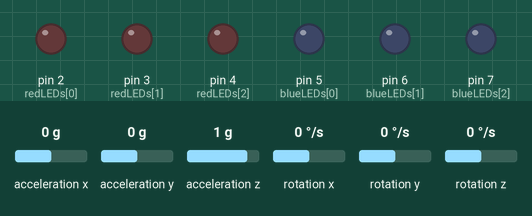
The sketch below on a simulated Arduino Uno, built with avr-gcc and run on an emulated ATmega328P. Parts: output pins drawn as LEDs (lit = HIGH). The test bench sets the inputs (shaded band); at power-on: acceleration y 0 g, acceleration z 1 g, acceleration x 0 g, rotation x 0 °/s, rotation y 0 °/s, rotation z 0 °/s. What the sketch prints to the serial monitor is not drawn.

Above: at 1.2 s.
1.3 s: acceleration y set to -1.4 g
At 2.0 s:
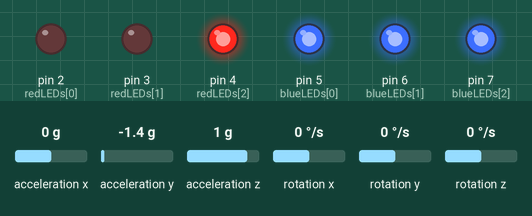
2.8 s: acceleration z set to 0.7 g
At 3.8 s:
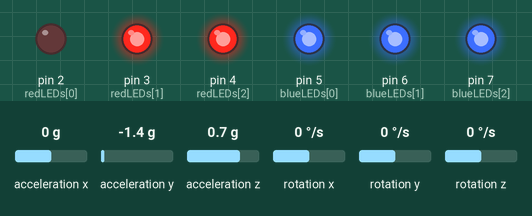
4.3 s: acceleration y set to -1.1 g
At 5.2 s:
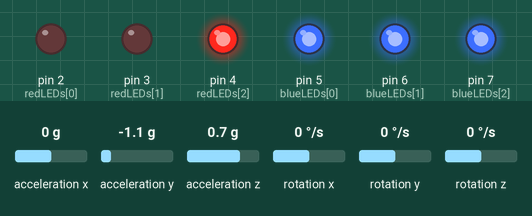
5.8 s: acceleration z set to 0.5 g
At 7.0 s:
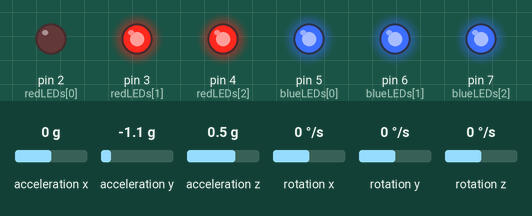
7.3 s: acceleration y set to 0.8 g
At 7.6 s:
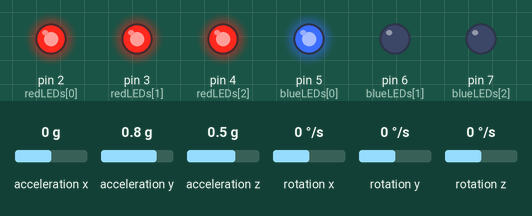
8.8 s: acceleration z set to -1.4 g
At 10.2 s:
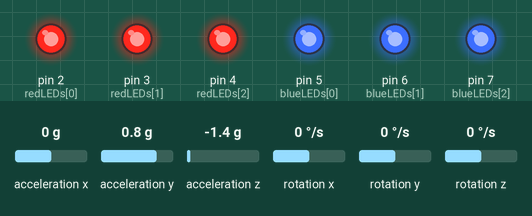
Timing chart, 0 to 11.3 s (numbered marks = the images above; inputs shaded):
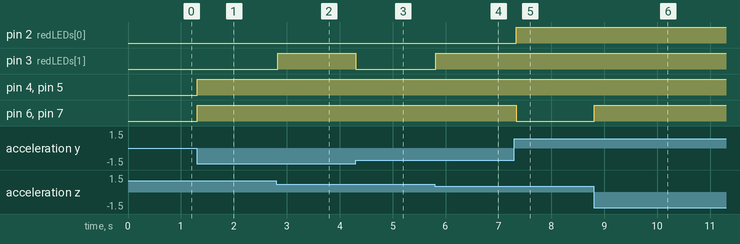

Measured:
- the behaviour switches between 0.9 and 0.8 g on acceleration z (found by bisection; images 1 and 2)
- the behaviour switches between -1.3 and -1.2 g on acceleration y (found by bisection; images 2 and 3)
- the behaviour switches between 0.7 and 0.6 g on acceleration z (found by bisection; images 3 and 4)
- after the input at 1.3 s, pin 4 (redLEDs[2]), pin 5 (blueLEDs[0]), pin 6 (blueLEDs[1]), pin 7 (blueLEDs[2]): LOW → HIGH at once
- after the input at 2.8 s, pin 3 (redLEDs[1]): LOW → HIGH at once
- after the input at 4.3 s, pin 3 (redLEDs[1]): HIGH → LOW at once
- after the input at 5.8 s, pin 3 (redLEDs[1]): LOW → HIGH at once
- after the input at 7.3 s, pin 2 (redLEDs[0]): LOW → HIGH at once; pin 6 (blueLEDs[1]), pin 7 (blueLEDs[2]): HIGH → LOW at once
- after the input at 8.8 s, pin 6 (blueLEDs[1]), pin 7 (blueLEDs[2]): LOW → HIGH at once

The sketch:

Gyro_leds.ino
```cpp
#include <Wire.h>
#include <MPU6050.h>

MPU6050 mpu;

const int redLEDs[] = {2, 3, 4};
const int blueLEDs[] = {5, 6, 7};

float angle;

void setup() {

  Serial.begin(9600);
  Wire.begin();

  mpu.initialize();

  if (!mpu.testConnection()) {
    Serial.println("MPU6050 Connection Failed!");
    while (1);
  }

  for (int i = 0; i < 3; i++) {
    pinMode(redLEDs[i], OUTPUT);
    pinMode(blueLEDs[i], OUTPUT);
  }

  allOff();

  Serial.println("Gyroscope LED Flow Started");
}

void loop() {

  int16_t ax, ay, az;

  mpu.getAcceleration(&ax, &ay, &az);

  angle = atan2((float)ay, (float)az) * 180 / PI;

  allOff();

  // Tilt Right
  if (angle > 5 && angle <= 15) {

    digitalWrite(redLEDs[0], HIGH);

  }

  else if (angle > 15 && angle <= 30) {

    digitalWrite(redLEDs[0], HIGH);
    digitalWrite(redLEDs[1], HIGH);

  }

  else if (angle > 30 && angle <= 45) {

    digitalWrite(redLEDs[0], HIGH);
    digitalWrite(redLEDs[1], HIGH);
    digitalWrite(redLEDs[2], HIGH);

  }

  else if (angle > 45 && angle <= 60) {

    digitalWrite(redLEDs[0], HIGH);
    digitalWrite(redLEDs[1], HIGH);
    digitalWrite(redLEDs[2], HIGH);
    digitalWrite(blueLEDs[0], HIGH);

  }

  else if (angle > 60 && angle <= 75) {

    digitalWrite(redLEDs[0], HIGH);
    digitalWrite(redLEDs[1], HIGH);
    digitalWrite(redLEDs[2], HIGH);
    digitalWrite(blueLEDs[0], HIGH);
    digitalWrite(blueLEDs[1], HIGH);

  }

  else if (angle > 75) {

    for (int i = 0; i < 3; i++) {
      digitalWrite(redLEDs[i], HIGH);
      digitalWrite(blueLEDs[i], HIGH);
    }

  }

  // Tilt Left
  else if (angle < -5 && angle >= -15) {

    digitalWrite(blueLEDs[2], HIGH);

  }

  else if (angle < -15 && angle >= -30) {

    digitalWrite(blueLEDs[2], HIGH);
    digitalWrite(blueLEDs[1], HIGH);

  }

  else if (angle < -30 && angle >= -45) {

    digitalWrite(blueLEDs[2], HIGH);
    digitalWrite(blueLEDs[1], HIGH);
    digitalWrite(blueLEDs[0], HIGH);

  }

  else if (angle < -45 && angle >= -60) {

    digitalWrite(blueLEDs[2], HIGH);
    digitalWrite(blueLEDs[1], HIGH);
    digitalWrite(blueLEDs[0], HIGH);
    digitalWrite(redLEDs[2], HIGH);

  }

  else if (angle < -60 && angle >= -75) {

    digitalWrite(blueLEDs[2], HIGH);
    digitalWrite(blueLEDs[1], HIGH);
    digitalWrite(blueLEDs[0], HIGH);
    digitalWrite(redLEDs[2], HIGH);
    digitalWrite(redLEDs[1], HIGH);

  }

  else if (angle < -75) {

    for (int i = 0; i < 3; i++) {
      digitalWrite(redLEDs[i], HIGH);
      digitalWrite(blueLEDs[i], HIGH);
    }

  }

  delay(40);

}

void allOff() {

  for (int i = 0; i < 3; i++) {

    digitalWrite(redLEDs[i], LOW);
    digitalWrite(blueLEDs[i], LOW);

  }

}
```
